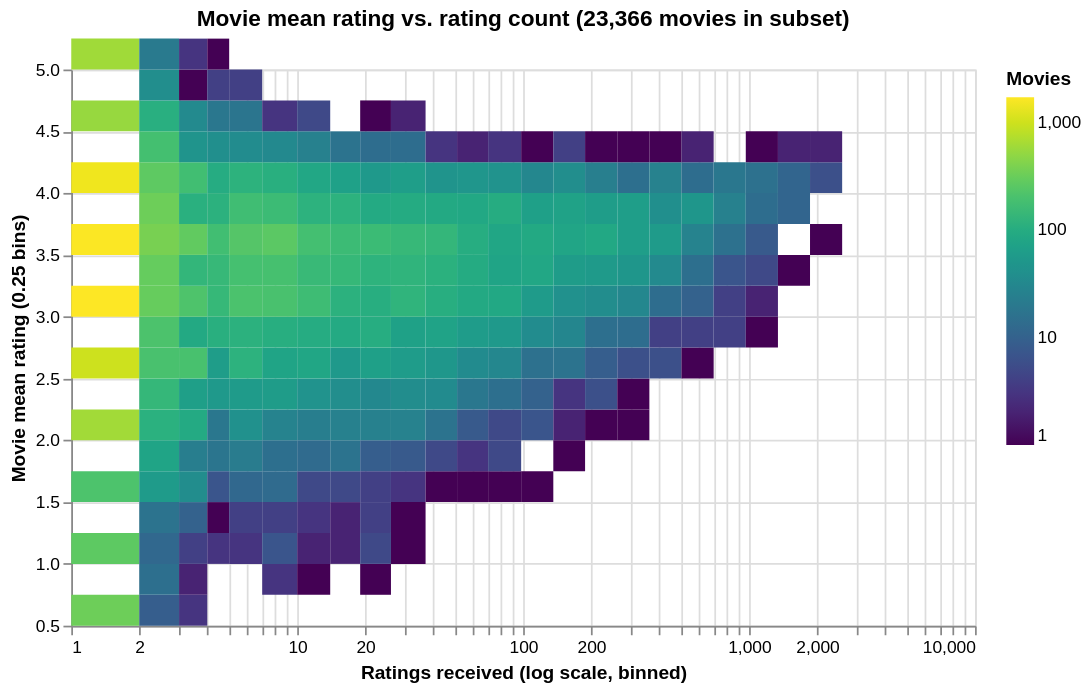

Notebook cell for this chart:
### Markdown cell above
## 4. Movie averages and support

How does a movie’s mean rating vary with its rating count? Each heatmap cell counts movies. Small counts give little support for trusting a movie average.

### Code cell
ms = ratings.groupby("movieId")["rating"].agg(n="size", mean="mean").reset_index()
edges = np.unique(np.logspace(0, np.log10(ms.n.max()) + 0.001, 25).round().astype(int))
ms["n_bin"] = pd.cut(ms["n"], edges, right=False)
ms["mean_bin"] = (ms["mean"] / 0.25).apply(np.floor) * 0.25
cell = ms.groupby(["n_bin", "mean_bin"], observed=True).size().reset_index(name="movies")
cell["n_lo"] = cell["n_bin"].map(lambda i: i.left)
cell["n_hi"] = cell["n_bin"].map(lambda i: i.right)
cell["mean_hi"] = cell["mean_bin"] + 0.25
cell = cell.drop(columns="n_bin")
display(
    ms.groupby(
        pd.cut(ms["n"], [0, 1, 4, 19, 99, 10**6], labels=["1", "2-4", "5-19", "20-99", "100+"]),
        observed=True,
    )["mean"]
    .agg(movies="size", mean_of_means="mean", sd_of_means="std")
    .round(3)
)
save_table(cell, "e_movie_mean_vs_count_cells")
save_chart(
    alt.Chart(cell)
    .mark_rect()
    .encode(
        x=alt.X(
            "n_lo:Q", scale=alt.Scale(type="log"), title="Ratings received (log scale, binned)"
        ),
        x2="n_hi:Q",
        y=alt.Y(
            "mean_bin:Q", scale=alt.Scale(domain=[0.5, 5]), title="Movie mean rating (0.25 bins)"
        ),
        y2="mean_hi:Q",
        color=alt.Color("movies:Q", scale=alt.Scale(type="log", scheme="viridis"), title="Movies"),
        tooltip=["n_lo", "n_hi", "mean_bin", "movies"],
    )
    .properties(
        title=f"Movie mean rating vs. rating count ({len(ms):,} movies in subset)",
        width=520,
        height=320,
    ),
    "e_movie_mean_vs_count",
)

### Figure 1 — Vega-Lite specification as saved in the notebook (floating-point values rounded to 4 significant figures; data arrays with more than 128 entries replaced by an {"elided": "..."} marker saying what was removed)
{"config": {"view": {"continuousWidth": 300, "continuousHeight": 300}}, "data": {"name": "data-2b19e6cad36198e1b74c6d902a10f81b"}, "mark": {"type": "rect"}, "encoding": {"color": {"field": "movies", "scale": {"scheme": "viridis", "type": "log"}, "title": "Movies", "type": "quantitative"}, "tooltip": [{"field": "n_lo", "type": "ordinal"}, {"field": "n_hi", "type": "ordinal"}, {"field": "mean_bin", "type": "quantitative"}, {"field": "movies", "type": "quantitative"}], "x": {"field": "n_lo", "scale": {"type": "log"}, "title": "Ratings received (log scale, binned)", "type": "quantitative"}, "x2": {"field": "n_hi"}, "y": {"field": "mean_bin", "scale": {"domain": [0.5, 5]}, "title": "Movie mean rating (0.25 bins)", "type": "quantitative"}, "y2": {"field": "mean_hi"}}, "height": 320, "title": "Movie mean rating vs. rating count (23,366 movies in subset)", "width": 520, "$schema": "https://vega.github.io/schema/vega-lite/v5.17.0.json", "datasets": {"data-2b19e6cad36198e1b74c6d902a10f81b": {"elided": "272 records"}}}
